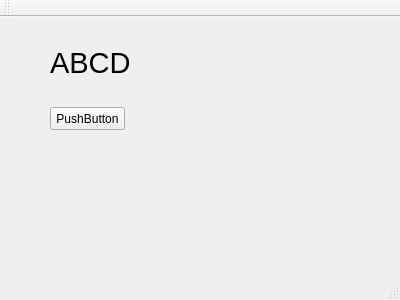
<?xml version="1.0" encoding="UTF-8"?>
<ui version="4.0">
 <class>MainWindow</class>
 <widget class="QMainWindow" name="MainWindow">
  <property name="geometry">
   <rect>
    <x>0</x>
    <y>0</y>
    <width>400</width>
    <height>300</height>
   </rect>
  </property>
  <property name="windowTitle">
   <string>MainWindow</string>
  </property>
  <widget class="QWidget" name="centralWidget">
   <widget class="QLabel" name="label">
    <property name="geometry">
     <rect>
      <x>50</x>
      <y>20</y>
      <width>121</width>
      <height>51</height>
     </rect>
    </property>
    <property name="font">
     <font>
      <family>Arial</family>
      <pointsize>22</pointsize>
     </font>
    </property>
    <property name="text">
     <string>ABCD</string>
    </property>
   </widget>
   <widget class="QPushButton" name="pushButton">
    <property name="geometry">
     <rect>
      <x>50</x>
      <y>90</y>
      <width>75</width>
      <height>23</height>
     </rect>
    </property>
    <property name="text">
     <string>PushButton</string>
    </property>
   </widget>
  </widget>
  <widget class="QMenuBar" name="menuBar">
   <property name="geometry">
    <rect>
     <x>0</x>
     <y>0</y>
     <width>400</width>
     <height>23</height>
    </rect>
   </property>
  </widget>
  <widget class="QToolBar" name="mainToolBar">
   <attribute name="toolBarArea">
    <enum>TopToolBarArea</enum>
   </attribute>
   <attribute name="toolBarBreak">
    <bool>false</bool>
   </attribute>
  </widget>
  <widget class="QStatusBar" name="statusBar"/>
 </widget>
 <layoutdefault spacing="6" margin="11"/>
 <resources/>
 <connections/>
</ui>
